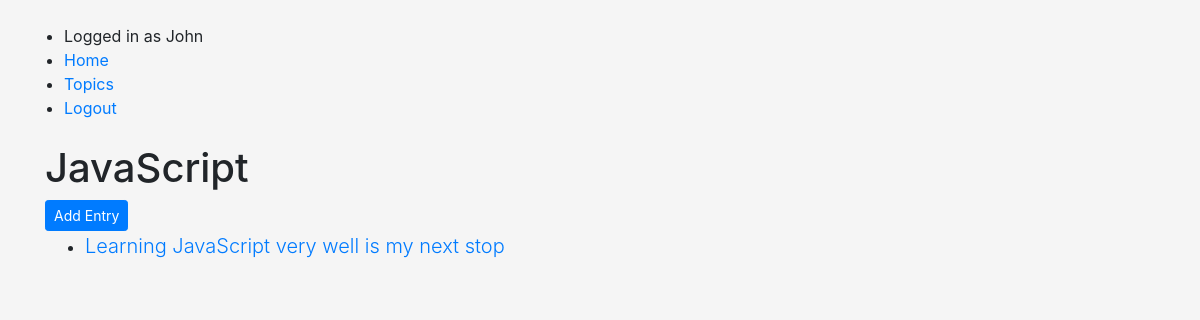
Before: /topics/6/ (signed in) with the older database file.
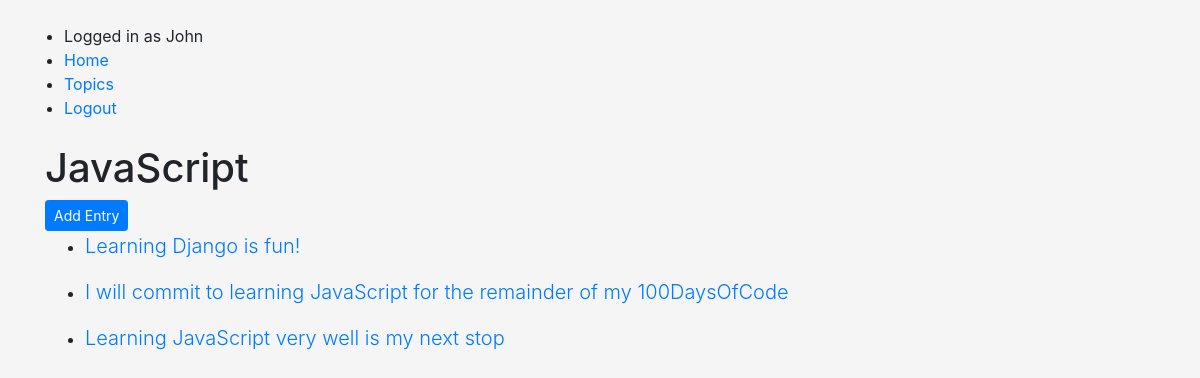
After: the same page with the newer database file.
### learning_logs/models.py (models this page shows, shortened)
class Topic(models.Model):
	owner = models.ForeignKey(User, on_delete=models.CASCADE)
	topic_name = models.CharField(max_length=60)
	date_added = models.DateTimeField(auto_now_add=True)
	topic_description = models.TextField(max_length=80, blank=True, null=True)
	class Meta:
		ordering = ['-date_added']
	def __str__(self):
		return self.topic_name

class Entry(models.Model):
	topic = models.ForeignKey(Topic, on_delete=models.CASCADE)
	entry_title = models.CharField(max_length=100, blank=True)
	entry_text = models.TextField(max_length=500)
	date_added = models.DateTimeField(auto_now_add=True)
	class Meta:
		verbose_name_plural = 'entries'
		ordering = ['-date_added']

### learning_logs/views.py (the view)
# urls.py: path('topics/<int:pk>/', views.DetailTopic.as_view(), name='topic-detail'),
class DetailTopic(LoginRequiredMixin, generic.DetailView):
	model = Topic
	template_name = 'learning_logs/topic-detail.html'

### learning_logs/templates/learning_logs/topic-detail.html (shortened to what this page needs)
{% extends 'learning_logs/base.html' %}
{% block content %}
	<h1>{{topic}}</h1>
	<a href="{% url 'new-entry' topic.id %}" class="btn btn-sm btn-primary">Add Entry</a>
	<ul>
		{% for entries in topic.entry_set.all %}
			<li> <a href="{% url 'entry-detail' entries.id %}"> <p class="lead">{{ entries.entry_title }}</p> </a> </li>
		{% endfor %}
	</ul>
{% endblock content %}

### learning_logs/templates/learning_logs/base.html (shortened to what this page needs)
{% load static %}
<!DOCTYPE html>
<html lang="en">
<head>
	<link rel="stylesheet" href="https://cdnjs.cloudflare.com/ajax/libs/font-awesome/4.7.0/css/font-awesome.min.css">
    <link rel="stylesheet" href="https://maxcdn.bootstrapcdn.com/bootstrap/4.5.2/css/bootstrap.min.css">
	<link rel="stylesheet" href="{% static 'css/main.css' %}">
</head>
<body>
	<header class="m-4">
		<ul class="sidebar-nav">
			<li>{% if user.is_authenticated %} Logged in as {{user.username}} {% else %} Not Logged
				                        In {% endif %}
			</li>
			<li><a href="{% url 'index' %}">Home</a></li>
			<li><a href="{% url 'topics' %}">Topics</a></li>
			{% if user.is_authenticated %}
			<li><a href="{% url 'logout' %}">Logout</a></li>
			{% endif %}
		</ul>
	</header>
	<main class="container">
		{% block content %}
		{% endblock content %}
	</main>
</body>
</html>

### learning_logs/static/css/main.css (style rules this page uses)
body { background: whitesmoke; }

Changed rows visible on the page:
added Entry: entry_title "Learning Django is fun!"
added Entry: entry_title "I will commit to learning JavaScript for the remainder of my 100DaysOfCode"
